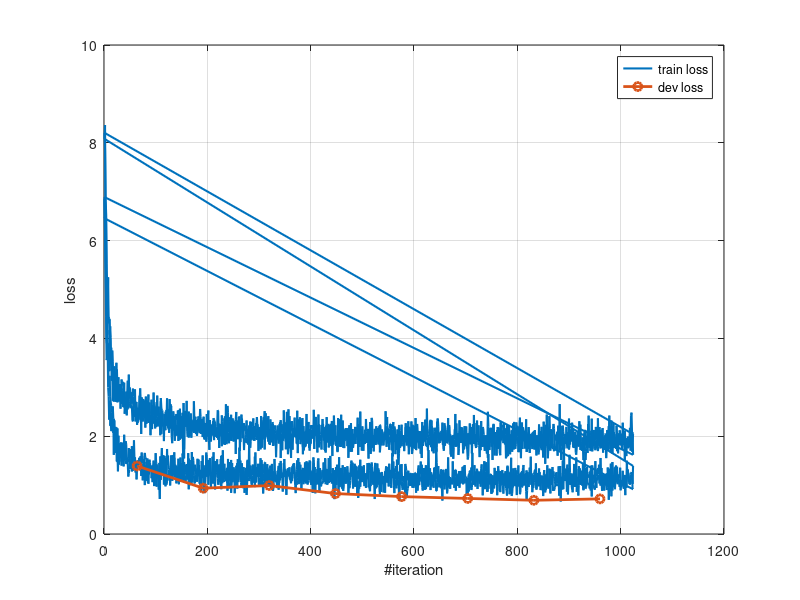

Write the MATLAB code that produced this figure.
% Loss Processing
% Mar 12 training results
clear all
close all
fileID = fopen('out.txt');
fmt = 'step: %d%s ... - loss: %f - rpn_class_loss: %f - rpn_bbox_loss: %f - mrcnn_class_loss: %f - mrcnn_bbox_loss: %f - mrcnn_mask_loss: %f';
C = textscan(fileID,fmt,'MultipleDelimsAsOne',1);
fclose(fileID);

iter = C{1};
loss = C{3};
rpn_class_loss = C{4};
rpn_bbox_loss = C{5};
mrcnn_class_loss = C{6};
mrcnn_bbox_loss = C{7};
mrcnn_mask_loss = C{8};

val_loss = [1.39136830000000;0.936763640000000;0.990963400000000;0.826807200000000;0.764838460000000;0.726978660000000;0.689516200000000;0.718414550000000];
val_iter = (0.5:1:8) * 128;

plot(iter, loss, 'LineWidth',1.5)
hold on
plot(val_iter, val_loss, 'o-', 'LineWidth',2)
xlabel('#iteration')
ylabel('loss')
legend('train loss','dev loss')
grid on

